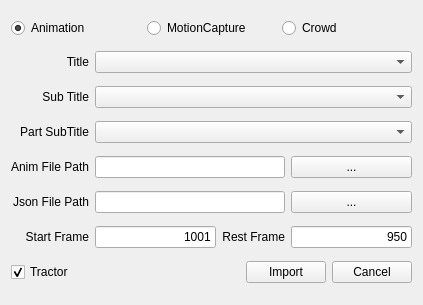
<?xml version="1.0" encoding="UTF-8"?>
<ui version="4.0">
 <class>Form</class>
 <widget class="QWidget" name="Form">
  <property name="geometry">
   <rect>
    <x>0</x>
    <y>0</y>
    <width>423</width>
    <height>305</height>
   </rect>
  </property>
  <property name="windowTitle">
   <string>HIK ImportDialog</string>
  </property>
  <layout class="QGridLayout" name="gridLayout">
   <item row="0" column="0" colspan="4">
    <layout class="QHBoxLayout" name="horizontalLayout_2">
     <item>
      <widget class="QRadioButton" name="aniRadioBtn">
       <property name="text">
        <string>Animation</string>
       </property>
       <property name="checked">
        <bool>true</bool>
       </property>
      </widget>
     </item>
     <item>
      <widget class="QRadioButton" name="mcpRadioBtn">
       <property name="text">
        <string>MotionCapture</string>
       </property>
      </widget>
     </item>
     <item>
      <widget class="QRadioButton" name="crdRadioBtn">
       <property name="text">
        <string>Crowd</string>
       </property>
      </widget>
     </item>
    </layout>
   </item>
   <item row="1" column="0">
    <widget class="QLabel" name="label">
     <property name="text">
      <string>Title</string>
     </property>
     <property name="alignment">
      <set>Qt::AlignRight|Qt::AlignTrailing|Qt::AlignVCenter</set>
     </property>
    </widget>
   </item>
   <item row="2" column="0">
    <widget class="QLabel" name="label_2">
     <property name="text">
      <string>Sub Title</string>
     </property>
     <property name="alignment">
      <set>Qt::AlignRight|Qt::AlignTrailing|Qt::AlignVCenter</set>
     </property>
    </widget>
   </item>
   <item row="3" column="0">
    <widget class="QLabel" name="label_3">
     <property name="text">
      <string>Part SubTitle</string>
     </property>
     <property name="alignment">
      <set>Qt::AlignRight|Qt::AlignTrailing|Qt::AlignVCenter</set>
     </property>
    </widget>
   </item>
   <item row="4" column="0">
    <widget class="QLabel" name="label_5">
     <property name="text">
      <string>Anim File Path</string>
     </property>
     <property name="alignment">
      <set>Qt::AlignRight|Qt::AlignTrailing|Qt::AlignVCenter</set>
     </property>
    </widget>
   </item>
   <item row="4" column="1" colspan="2">
    <widget class="QLineEdit" name="animPathEdit">
     <property name="readOnly">
      <bool>true</bool>
     </property>
    </widget>
   </item>
   <item row="4" column="3">
    <widget class="QPushButton" name="loadAnimFileBtn">
     <property name="sizePolicy">
      <sizepolicy hsizetype="Preferred" vsizetype="Fixed">
       <horstretch>0</horstretch>
       <verstretch>0</verstretch>
      </sizepolicy>
     </property>
     <property name="minimumSize">
      <size>
       <width>80</width>
       <height>0</height>
      </size>
     </property>
     <property name="text">
      <string>...</string>
     </property>
    </widget>
   </item>
   <item row="5" column="0">
    <widget class="QLabel" name="label_4">
     <property name="text">
      <string>Json File Path</string>
     </property>
     <property name="alignment">
      <set>Qt::AlignRight|Qt::AlignTrailing|Qt::AlignVCenter</set>
     </property>
    </widget>
   </item>
   <item row="5" column="1" colspan="2">
    <widget class="QLineEdit" name="jsonPathEdit">
     <property name="readOnly">
      <bool>true</bool>
     </property>
    </widget>
   </item>
   <item row="5" column="3">
    <widget class="QPushButton" name="loadJsonFileBtn">
     <property name="sizePolicy">
      <sizepolicy hsizetype="Preferred" vsizetype="Fixed">
       <horstretch>0</horstretch>
       <verstretch>0</verstretch>
      </sizepolicy>
     </property>
     <property name="minimumSize">
      <size>
       <width>80</width>
       <height>0</height>
      </size>
     </property>
     <property name="text">
      <string>...</string>
     </property>
    </widget>
   </item>
   <item row="6" column="0">
    <widget class="QLabel" name="label_6">
     <property name="text">
      <string>Start Frame</string>
     </property>
     <property name="alignment">
      <set>Qt::AlignRight|Qt::AlignTrailing|Qt::AlignVCenter</set>
     </property>
    </widget>
   </item>
   <item row="6" column="1">
    <widget class="QLineEdit" name="startFrameLineEdit">
     <property name="text">
      <string>1001</string>
     </property>
     <property name="alignment">
      <set>Qt::AlignRight|Qt::AlignTrailing|Qt::AlignVCenter</set>
     </property>
     <property name="readOnly">
      <bool>true</bool>
     </property>
    </widget>
   </item>
   <item row="6" column="2">
    <widget class="QLabel" name="label_7">
     <property name="text">
      <string>Rest Frame</string>
     </property>
     <property name="alignment">
      <set>Qt::AlignRight|Qt::AlignTrailing|Qt::AlignVCenter</set>
     </property>
    </widget>
   </item>
   <item row="6" column="3">
    <widget class="QLineEdit" name="restFrameLineEdit">
     <property name="text">
      <string>950</string>
     </property>
     <property name="alignment">
      <set>Qt::AlignRight|Qt::AlignTrailing|Qt::AlignVCenter</set>
     </property>
     <property name="readOnly">
      <bool>true</bool>
     </property>
    </widget>
   </item>
   <item row="7" column="0" colspan="4">
    <layout class="QHBoxLayout" name="horizontalLayout">
     <item>
      <widget class="QCheckBox" name="tractorCheckBox">
       <property name="text">
        <string>Tractor</string>
       </property>
       <property name="checked">
        <bool>true</bool>
       </property>
      </widget>
     </item>
     <item>
      <spacer name="horizontalSpacer">
       <property name="orientation">
        <enum>Qt::Horizontal</enum>
       </property>
       <property name="sizeHint" stdset="0">
        <size>
         <width>118</width>
         <height>17</height>
        </size>
       </property>
      </spacer>
     </item>
     <item>
      <widget class="QPushButton" name="okBtn">
       <property name="text">
        <string>Import</string>
       </property>
      </widget>
     </item>
     <item>
      <widget class="QPushButton" name="cancelBtn">
       <property name="text">
        <string>Cancel</string>
       </property>
      </widget>
     </item>
    </layout>
   </item>
   <item row="2" column="1" colspan="3">
    <widget class="QComboBox" name="Title2ComboBox">
     <property name="sizePolicy">
      <sizepolicy hsizetype="Preferred" vsizetype="Fixed">
       <horstretch>0</horstretch>
       <verstretch>0</verstretch>
      </sizepolicy>
     </property>
     <property name="minimumSize">
      <size>
       <width>80</width>
       <height>0</height>
      </size>
     </property>
    </widget>
   </item>
   <item row="3" column="1" colspan="3">
    <widget class="QComboBox" name="Title3ComboBox">
     <property name="sizePolicy">
      <sizepolicy hsizetype="Preferred" vsizetype="Fixed">
       <horstretch>0</horstretch>
       <verstretch>0</verstretch>
      </sizepolicy>
     </property>
     <property name="minimumSize">
      <size>
       <width>80</width>
       <height>0</height>
      </size>
     </property>
    </widget>
   </item>
   <item row="1" column="1" colspan="3">
    <widget class="QComboBox" name="Title1ComboBox">
     <property name="sizePolicy">
      <sizepolicy hsizetype="Preferred" vsizetype="Fixed">
       <horstretch>0</horstretch>
       <verstretch>0</verstretch>
      </sizepolicy>
     </property>
     <property name="minimumSize">
      <size>
       <width>80</width>
       <height>0</height>
      </size>
     </property>
    </widget>
   </item>
  </layout>
  <zorder>label</zorder>
  <zorder>Title1ComboBox</zorder>
  <zorder>label_2</zorder>
  <zorder>animPathEdit</zorder>
  <zorder>label_5</zorder>
  <zorder>loadAnimFileBtn</zorder>
  <zorder>label_4</zorder>
  <zorder>jsonPathEdit</zorder>
  <zorder>loadJsonFileBtn</zorder>
  <zorder>startFrameLineEdit</zorder>
  <zorder>label_6</zorder>
  <zorder>restFrameLineEdit</zorder>
  <zorder>label_7</zorder>
  <zorder>Title2ComboBox</zorder>
  <zorder>Title3ComboBox</zorder>
  <zorder>label_3</zorder>
  <zorder>checkBox</zorder>
  <zorder>checkBox_2</zorder>
  <zorder>checkBox_3</zorder>
 </widget>
 <resources/>
 <connections/>
</ui>
